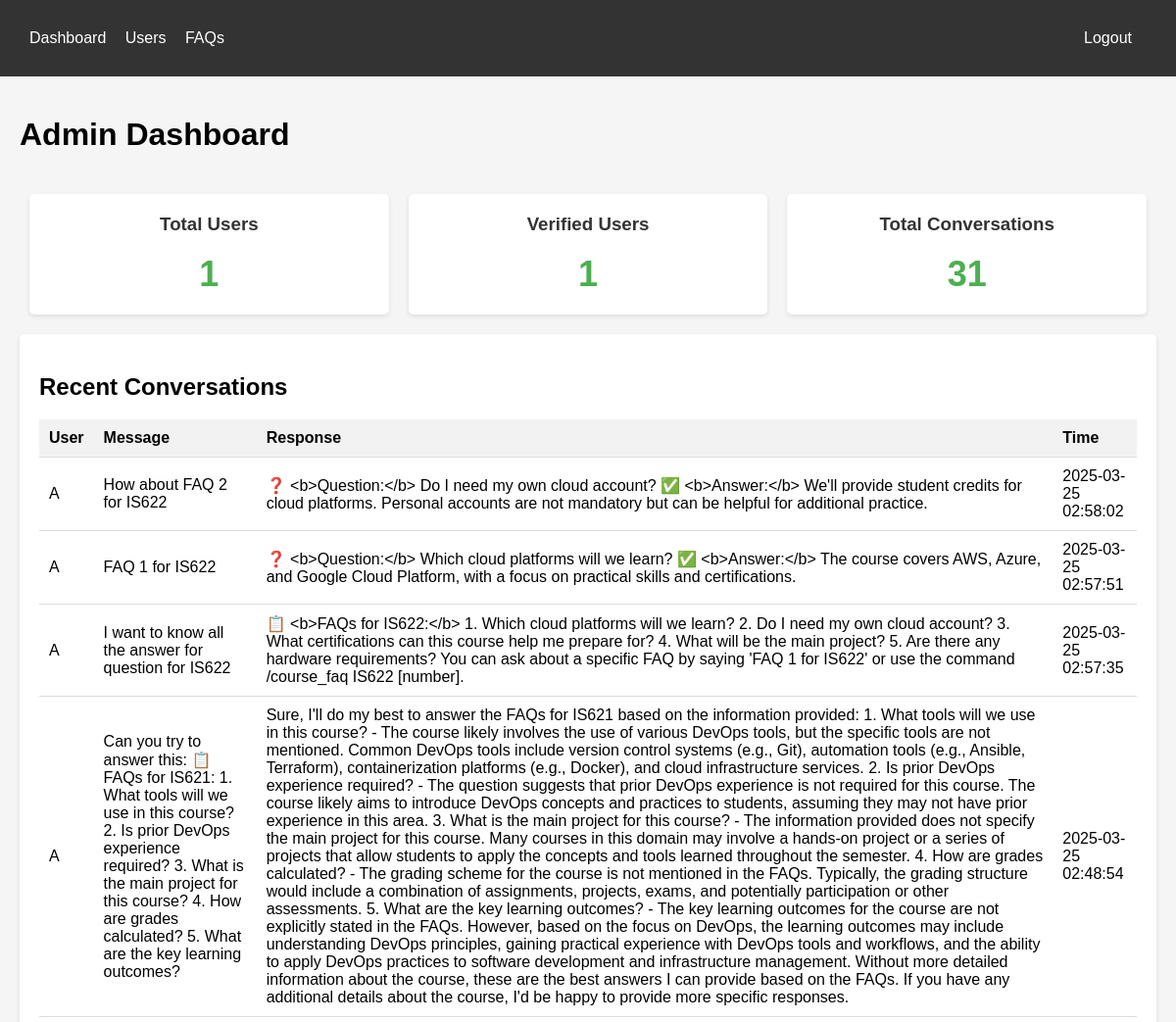
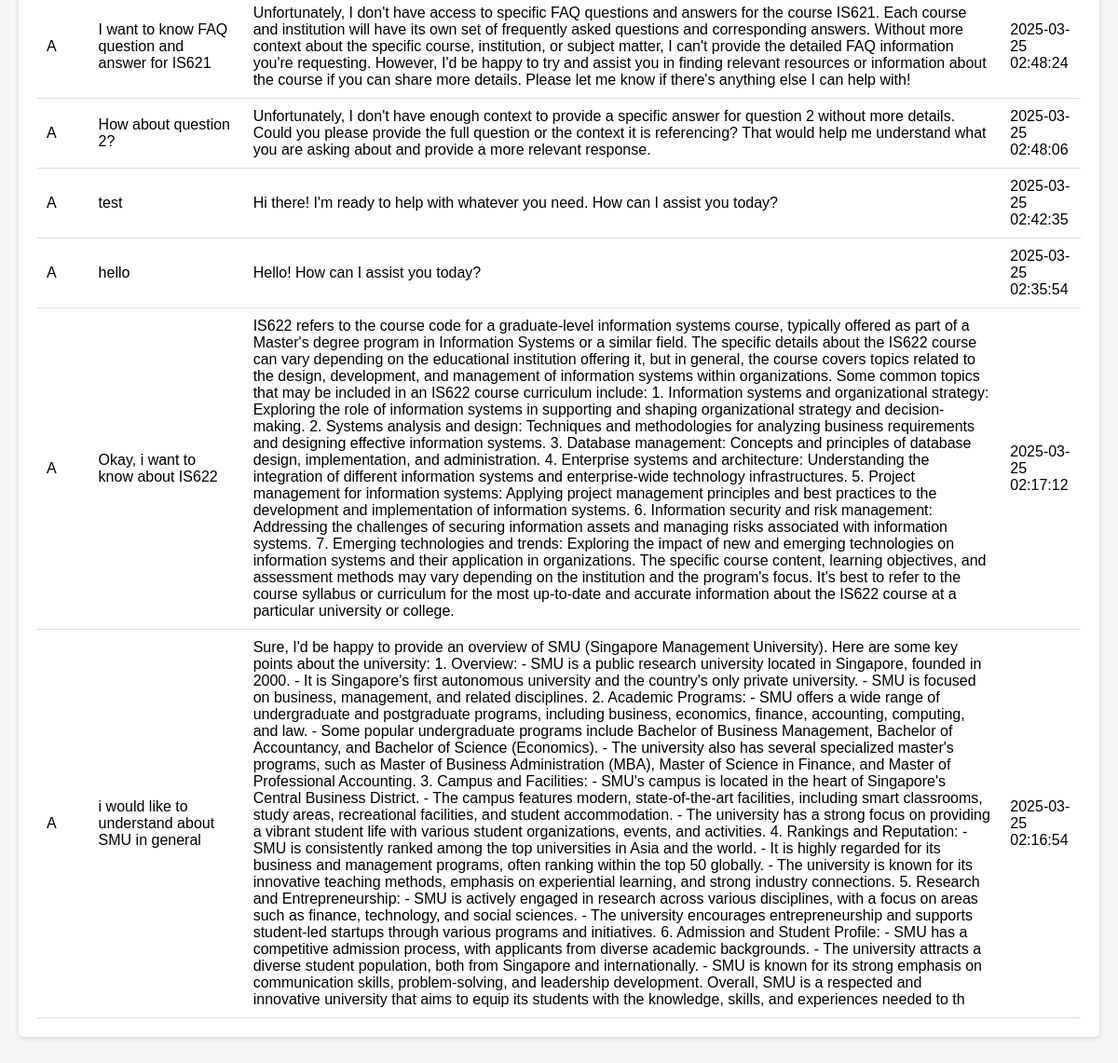
The page /dashboard (signed in) on the database as committed earlier (2 pictures, top to bottom).
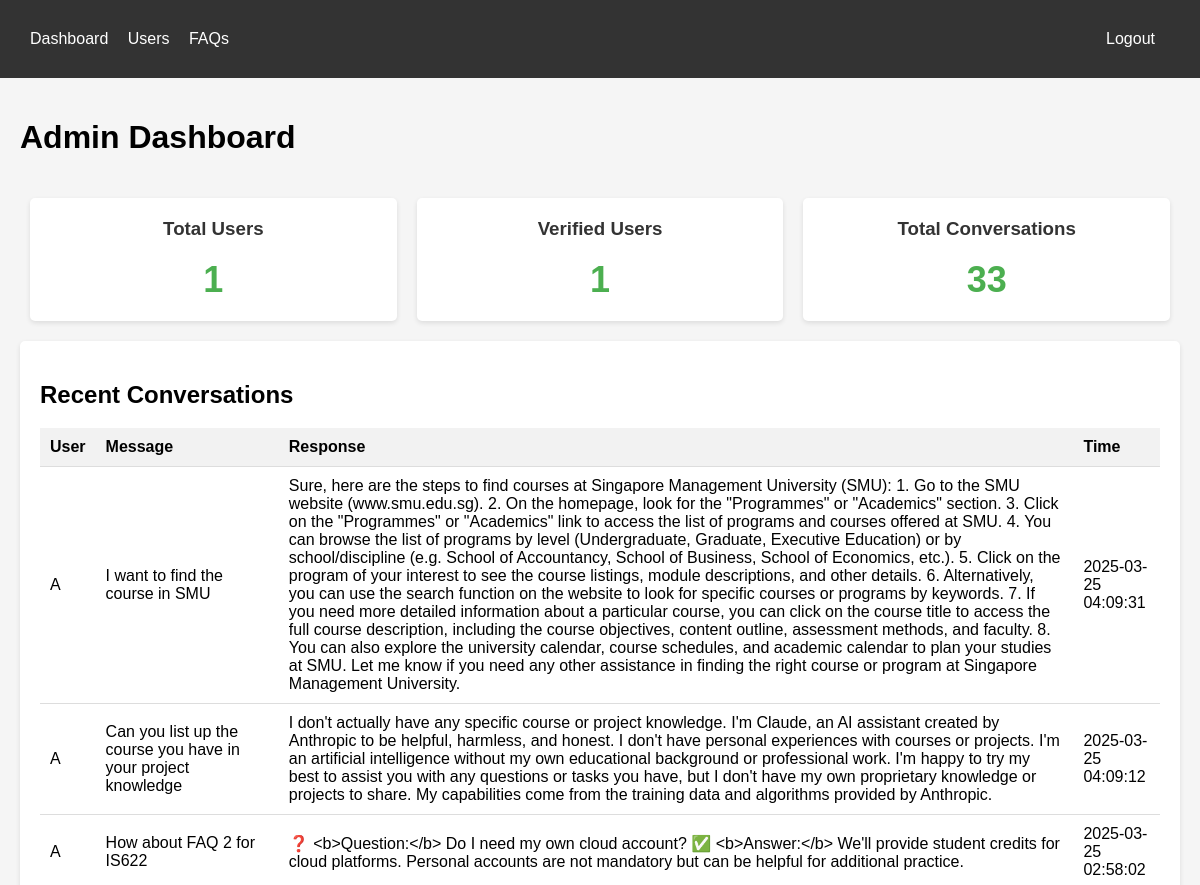
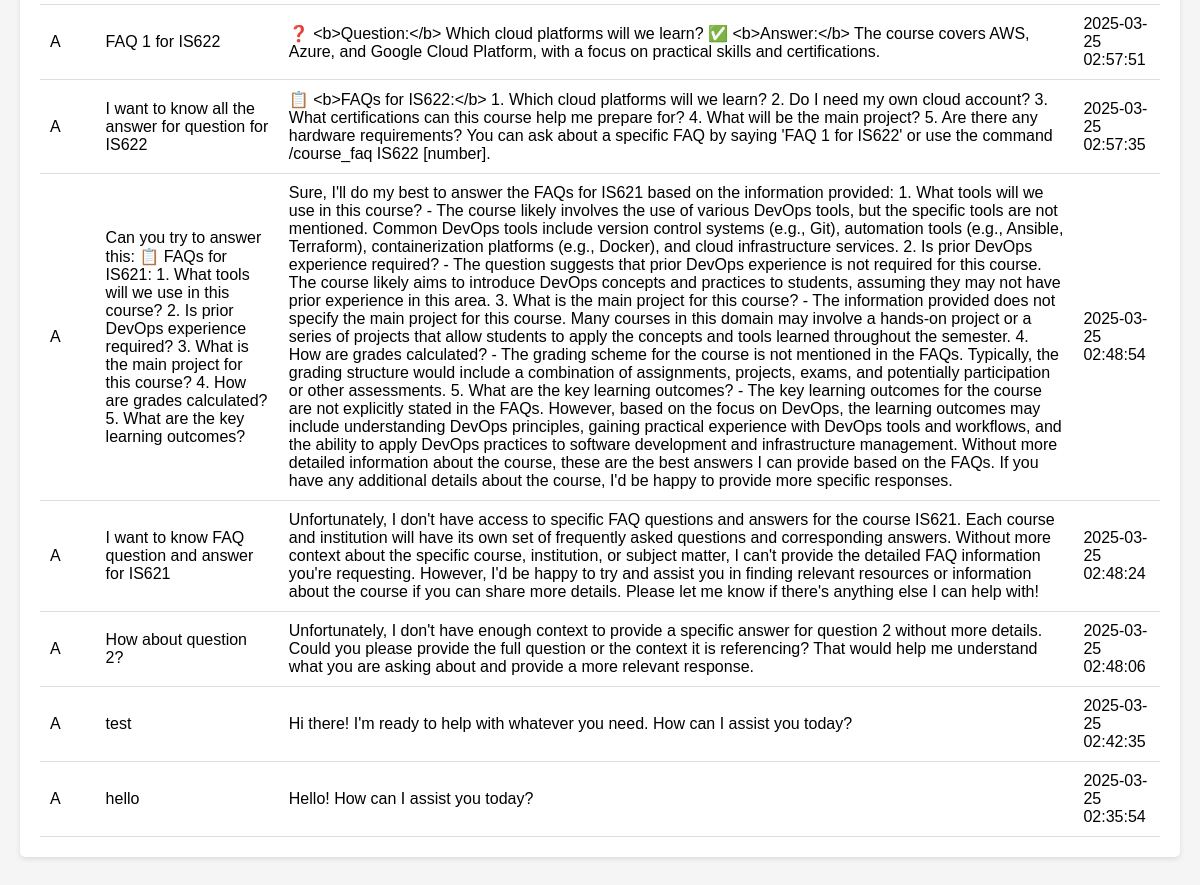
The same page on the database as committed later (2 pictures, top to bottom).
### tables this page shows
CREATE TABLE conversations (
        id INTEGER PRIMARY KEY AUTOINCREMENT,
        user_id TEXT,
        message TEXT,
        response TEXT,
        timestamp TIMESTAMP DEFAULT CURRENT_TIMESTAMP,
        FOREIGN KEY (user_id) REFERENCES users(user_id)
    );

CREATE TABLE users (
        user_id TEXT PRIMARY KEY,
        username TEXT,
        first_name TEXT,
        email TEXT,
        is_verified INTEGER DEFAULT 0,
        is_staff INTEGER DEFAULT 0,
        verification_code TEXT,
        code_expires_at TIMESTAMP,
        created_at TIMESTAMP DEFAULT CURRENT_TIMESTAMP
    );

### dashboard/app.py (the view)
@app.route('/dashboard')
def dashboard():
    if 'logged_in' not in session:
        return redirect(url_for('login'))
    with DatabaseConnection() as conn:
        cursor = conn.cursor()
        cursor.execute('SELECT COUNT(*) as count FROM users')
        user_count = cursor.fetchone()['count']
        cursor.execute('SELECT COUNT(*) as count FROM users WHERE is_verified = 1')
        verified_count = cursor.fetchone()['count']
        cursor.execute('SELECT COUNT(*) as count FROM conversations')
        conversation_count = cursor.fetchone()['count']
        cursor.execute('''
        SELECT c.message, c.response, c.timestamp, u.first_name
        FROM conversations c
        JOIN users u ON c.user_id = u.user_id
        ORDER BY c.timestamp DESC
        LIMIT 10
        ''')
        recent_conversations = cursor.fetchall()
    return render_template('dashboard.html',
                          user_count=user_count,
                          verified_count=verified_count,
                          conversation_count=conversation_count,
                          recent_conversations=recent_conversations)

### db/connection.py (called while the page is built)
def get_connection():
    conn = sqlite3.connect(DATABASE_PATH)
    conn.row_factory = sqlite3.Row  # This lets us access columns by name
    return conn

    def __enter__(self):
        self.conn = get_connection()
        return self.conn

    def __exit__(self, exc_type, exc_val, exc_tb):
        if self.conn:
            if exc_type is None:
                self.conn.commit()
            else:
                self.conn.rollback()
            self.conn.close()

### dashboard/templates/dashboard.html (shortened to what this page needs)
<!DOCTYPE html>
<html>
<head>
</head>
<body>
    <div class="navbar">
        <div class="container">
            <a href="/dashboard">Dashboard</a>
            <a href="/users">Users</a>
            <a href="/faqs">FAQs</a>
            <a href="/logout" style="float:right">Logout</a>
        </div>
    </div>
    <div class="container">
        <div class="header">
            <h1>Admin Dashboard</h1>
        </div>
        <div class="stats">
            <div class="stat-card">
                <h3>Total Users</h3>
                <div class="number">{{ user_count }}</div>
            </div>
            <div class="stat-card">
                <h3>Verified Users</h3>
                <div class="number">{{ verified_count }}</div>
            </div>
            <div class="stat-card">
                <h3>Total Conversations</h3>
                <div class="number">{{ conversation_count }}</div>
            </div>
        </div>
        <div class="card">
            <h2>Recent Conversations</h2>
            <table>
                <thead>
                    <tr>
                        <th>User</th>
                        <th>Message</th>
                        <th>Response</th>
                        <th>Time</th>
                    </tr>
                </thead>
                <tbody>
                    {% for conv in recent_conversations %}
                    <tr>
                        <td>{{ conv.first_name }}</td>
                        <td>{{ conv.message }}</td>
                        <td>{{ conv.response }}</td>
                        <td>{{ conv.timestamp }}</td>
                    </tr>
                    {% endfor %}
                </tbody>
            </table>
        </div>
    </div>
</body>
</html>

### dashboard/templates/dashboard.html (style rules this page uses)
body { font-family: Arial, sans-serif; margin: 0; padding: 0; background-color: #f5f5f5; }
.container { max-width: 1200px; margin: 0 auto; padding: 20px; }
.header { display: flex; justify-content: space-between; align-items: center; margin-bottom: 20px; }
.navbar { background-color: #333; color: white; padding: 10px; }
.navbar a { color: white; text-decoration: none; margin-right: 15px; }
.stats { display: flex; justify-content: space-between; margin-bottom: 20px; }
.stat-card { background: white; padding: 20px; border-radius: 5px; box-shadow: 0 2px 5px rgba(0, 0, 0, 0.1); flex: 1; margin: 0 10px; text-align: center; }
.stat-card h3 { margin-top: 0; color: #333; }
.stat-card .number { font-size: 36px; font-weight: bold; color: #4CAF50; }
.card { background: white; padding: 20px; border-radius: 5px; box-shadow: 0 2px 5px rgba(0, 0, 0, 0.1); margin-bottom: 20px; }
table { width: 100%; border-collapse: collapse; }
table th, table td { padding: 10px; text-align: left; border-bottom: 1px solid #ddd; }
table th { background-color: #f2f2f2; }

Rows that differ between the two databases and show on the page:
no longer on this page (row unchanged): conversations: first_name "A", message "Okay, i want to know about IS622", response "IS622 refers to the course code for a graduate-level information systems course, typically offered as part of a Master's degree program in Information Systems or a similar field. The specific details about the IS622 course can vary depending on the educational institution offering it, but in general, the course covers topics related to the design, development, and management of information systems within organizations. Some common topics that may be included in an IS622 course curriculum include: 1. Information systems and organizational strategy: Exploring the role of information systems in supporting and shaping organizational strategy and decision-making. 2. Systems analysis and design:…", timestamp "2025-03-25 02:17:12"
no longer on this page (row unchanged): conversations: first_name "A", message "i would like to understand about SMU in general", response "Sure, I'd be happy to provide an overview of SMU (Singapore Management University). Here are some key points about the university: 1. Overview: - SMU is a public research university located in Singapore, founded in 2000. - It is Singapore's first autonomous university and the country's only private university. - SMU is focused on business, management, and related disciplines. 2. Academic Programs: - SMU offers a wide range of undergraduate and postgraduate programs, including business, economics, finance, accounting, computing, and law. - Some popular undergraduate programs include Bachelor of Business Management, Bachelor of Accountancy, and Bachelor of Science (Economics). - The…", timestamp "2025-03-25 02:16:54"
added conversations: first_name "A", message "I want to find the course in SMU", response "Sure, here are the steps to find courses at Singapore Management University (SMU): 1. Go to the SMU website (www.smu.edu.sg). 2. On the homepage, look for the \"Programmes\" or \"Academics\" section. 3. Click on the \"Programmes\" or \"Academics\" link to access the list of programs and courses offered at SMU. 4. You can browse the list of programs by level (Undergraduate, Graduate, Executive Education) or by school/discipline (e.g. School of Accountancy, School of Business, School of Economics, etc.). 5. Click on the program of your interest to see the course listings, module descriptions, and other details. 6. Alternatively, you can use the search function on the website to look for specific…", timestamp "2025-03-25 04:09:31"
added conversations: first_name "A", message "Can you list up the course you have in your project knowledge", response "I don't actually have any specific course or project knowledge. I'm Claude, an AI assistant created by Anthropic to be helpful, harmless, and honest. I don't have personal experiences with courses or projects. I'm an artificial intelligence without my own educational background or professional work. I'm happy to try my best to assist you with any questions or tasks you have, but I don't have my own proprietary knowledge or projects to share. My capabilities come from the training data and algorithms provided by Anthropic.", timestamp "2025-03-25 04:09:12"
Other text that changed with them:
{{ conversation_count }}: "31" → "33"
